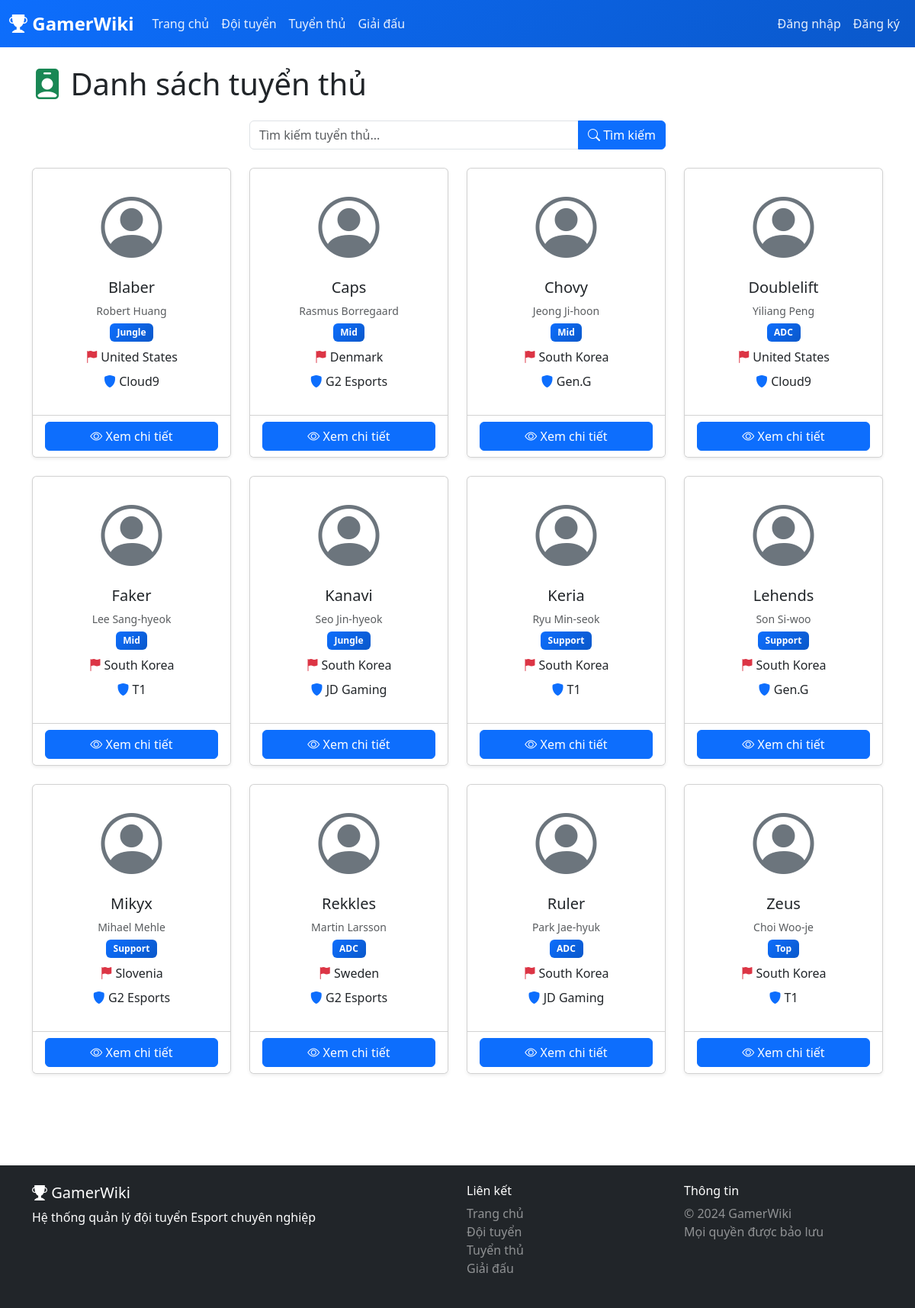
/pages/tuyen_thu.php, run on the app's committed database.
### tables this page shows
CREATE TABLE tuyen_thu (
    id INT AUTO_INCREMENT PRIMARY KEY,
    ten_that VARCHAR(100) NOT NULL,
    nickname VARCHAR(50) NOT NULL,
    anh_dai_dien VARCHAR(255),
    vai_tro VARCHAR(50),
    quoc_tich VARCHAR(50),
    ngay_sinh DATE,
    id_doi_tuyen INT,
    mo_ta TEXT,
    ngay_tao DATETIME DEFAULT CURRENT_TIMESTAMP,
    ngay_cap_nhat DATETIME DEFAULT CURRENT_TIMESTAMP ON UPDATE CURRENT_TIMESTAMP,
    FOREIGN KEY (id_doi_tuyen) REFERENCES doi_tuyen(id) ON DELETE SET NULL,
    INDEX idx_nickname (nickname),
    INDEX idx_doi_tuyen (id_doi_tuyen)
);

CREATE TABLE doi_tuyen (
    id INT AUTO_INCREMENT PRIMARY KEY,
    ten_doi VARCHAR(100) NOT NULL,
    logo VARCHAR(255),
    quoc_gia VARCHAR(50),
    nam_thanh_lap YEAR,
    thanh_tich TEXT,
    mo_ta TEXT,
    ngay_tao DATETIME DEFAULT CURRENT_TIMESTAMP,
    ngay_cap_nhat DATETIME DEFAULT CURRENT_TIMESTAMP ON UPDATE CURRENT_TIMESTAMP,
    INDEX idx_ten_doi (ten_doi),
    INDEX idx_quoc_gia (quoc_gia)
);

### includes/functions.php (called while the page is built, shortened)
<?php
function escape_html($string) {
    return htmlspecialchars($string, ENT_QUOTES, 'UTF-8');
}
?>

### config/config.php (called while the page is built, shortened)
<?php
function url($path = '') {
    $path = ltrim($path, '/');
    return BASE_PATH === '' ? '/' . $path : BASE_PATH . '/' . $path;
}
?>

### pages/tuyen_thu.php (the view, shortened to what this page needs)
<?php
require_once __DIR__ . '/../includes/header.php';
$ban_ghi_moi_trang = 12;
$trang_hien_tai = isset($_GET['page']) ? (int)$_GET['page'] : 1;
$offset = ($trang_hien_tai - 1) * $ban_ghi_moi_trang;
$search = isset($_GET['search']) ? sanitize_input($_GET['search']) : '';
try {
    if ($search) {
        $stmt = $conn->prepare("SELECT COUNT(*) as total FROM tuyen_thu WHERE nickname LIKE ? OR ten_that LIKE ? OR vai_tro LIKE ?");
        $stmt->execute(["%$search%", "%$search%", "%$search%"]);
    } else {
        $stmt = $conn->query("SELECT COUNT(*) as total FROM tuyen_thu");
    }
    if ($search) {
        $stmt = $conn->prepare("
            SELECT tt.*, dt.ten_doi
            FROM tuyen_thu tt
            LEFT JOIN doi_tuyen dt ON tt.id_doi_tuyen = dt.id
            WHERE tt.nickname LIKE ? OR tt.ten_that LIKE ? OR tt.vai_tro LIKE ?
            ORDER BY tt.nickname ASC
            LIMIT ? OFFSET ?
        ");
        $stmt->bindValue(1, "%$search%", PDO::PARAM_STR);
        $stmt->bindValue(2, "%$search%", PDO::PARAM_STR);
        $stmt->bindValue(3, "%$search%", PDO::PARAM_STR);
        $stmt->bindValue(4, $ban_ghi_moi_trang, PDO::PARAM_INT);
        $stmt->bindValue(5, $offset, PDO::PARAM_INT);
        $stmt->execute();
    } else {
        $stmt = $conn->prepare("
            SELECT tt.*, dt.ten_doi
            FROM tuyen_thu tt
            LEFT JOIN doi_tuyen dt ON tt.id_doi_tuyen = dt.id
            ORDER BY tt.nickname ASC
            LIMIT ? OFFSET ?
        ");
        $stmt->bindValue(1, $ban_ghi_moi_trang, PDO::PARAM_INT);
        $stmt->bindValue(2, $offset, PDO::PARAM_INT);
        $stmt->execute();
    }
    $tuyen_thu_list = $stmt->fetchAll();
} catch (PDOException $e) {
    $error = 'Lỗi khi tải dữ liệu.';
}
?>
<?php include __DIR__ . '/../includes/navbar.php'; ?>
<div class="container mt-4 mb-5">
    <h1 class="mb-4"><i class="bi bi-person-badge-fill text-success"></i> Danh sách tuyển thủ</h1>
    <div class="row mb-4">
        <div class="col-md-6 mx-auto">
            <form method="GET" action="" class="input-group">
                <input type="text" class="form-control" name="search" placeholder="Tìm kiếm tuyển thủ..."
                       value="<?php echo escape_html($search); ?>">
                <button class="btn btn-primary" type="submit">
                    <i class="bi bi-search"></i> Tìm kiếm
                </button>
            </form>
        </div>
    </div>
    <div class="row">
        <?php if (count($tuyen_thu_list) > 0): ?>
            <?php foreach ($tuyen_thu_list as $tuyen_thu): ?>
            <div class="col-md-3 mb-4">
                <div class="card shadow-sm h-100 text-center">
                    <div class="card-body">
                        <i class="bi bi-person-circle text-secondary" style="font-size: 5rem;"></i>
                        <h5 class="card-title mt-2"><?php echo escape_html($tuyen_thu['nickname']); ?></h5>
                        <p class="text-muted small mb-1"><?php echo escape_html($tuyen_thu['ten_that']); ?></p>
                        <p class="mb-2">
                            <span class="badge bg-primary"><?php echo escape_html($tuyen_thu['vai_tro']); ?></span>
                        </p>
                        <p class="mb-2">
                            <i class="bi bi-flag-fill text-danger"></i>
                            <?php echo escape_html($tuyen_thu['quoc_tich']); ?>
                        </p>
                        <p class="mb-3">
                            <i class="bi bi-shield-fill text-primary"></i>
                            <?php echo escape_html($tuyen_thu['ten_doi'] ?? 'Free Agent'); ?>
                        </p>
                    </div>
                    <div class="card-footer bg-white">
                        <a href="<?php echo url('pages/chi_tiet_tt.php?id=' . $tuyen_thu['id']); ?>" class="btn btn-primary w-100">
                            <i class="bi bi-eye"></i> Xem chi tiết
                        </a>
                    </div>
                </div>
            </div>
            <?php endforeach; ?>
        <?php endif; ?>
    </div>
</div>
<?php include __DIR__ . '/../includes/footer.php'; ?>

### assets/css/style.css (style rules this page uses)
:root { --primary-color: #0d6efd; --secondary-color: #6c757d; --success-color: #198754; --danger-color: #dc3545; --warning-color: #ffc107; --info-color: #0dcaf0; --dark-color: #212529; --light-color: #f8f9fa; }
body { font-family: 'Segoe UI', Tahoma, Geneva, Verdana, sans-serif; min-height: 100vh; display: flex; flex-direction: column; }
.card { transition: transform 0.2s, box-shadow 0.2s; }
.btn { transition: all 0.3s; }
.badge { padding: 0.5em 0.8em; }
.bg-primary { background: linear-gradient(135deg, #0d6efd 0%, #0a58ca 100%) !important; }

### data on the page
tuyen_thu: nickname "Blaber", ten_that "Robert Huang", vai_tro "Jungle", quoc_tich "United States", id_doi_tuyen.ten_doi "Cloud9"
tuyen_thu: nickname "Caps", ten_that "Rasmus Borregaard", vai_tro "Mid", quoc_tich "Denmark", id_doi_tuyen.ten_doi "G2 Esports"
tuyen_thu: nickname "Chovy", ten_that "Jeong Ji-hoon", vai_tro "Mid", quoc_tich "South Korea", id_doi_tuyen.ten_doi "Gen.G"
tuyen_thu: nickname "Doublelift", ten_that "Yiliang Peng", vai_tro "ADC", quoc_tich "United States", id_doi_tuyen.ten_doi "Cloud9"
tuyen_thu: nickname "Faker", ten_that "Lee Sang-hyeok", vai_tro "Mid", quoc_tich "South Korea", id_doi_tuyen.ten_doi "T1"
tuyen_thu: nickname "Kanavi", ten_that "Seo Jin-hyeok", vai_tro "Jungle", quoc_tich "South Korea", id_doi_tuyen.ten_doi "JD Gaming"
tuyen_thu: nickname "Keria", ten_that "Ryu Min-seok", vai_tro "Support", quoc_tich "South Korea", id_doi_tuyen.ten_doi "T1"
tuyen_thu: nickname "Lehends", ten_that "Son Si-woo", vai_tro "Support", quoc_tich "South Korea", id_doi_tuyen.ten_doi "Gen.G"
tuyen_thu: nickname "Mikyx", ten_that "Mihael Mehle", vai_tro "Support", quoc_tich "Slovenia", id_doi_tuyen.ten_doi "G2 Esports"
tuyen_thu: nickname "Rekkles", ten_that "Martin Larsson", vai_tro "ADC", quoc_tich "Sweden", id_doi_tuyen.ten_doi "G2 Esports"
tuyen_thu: nickname "Ruler", ten_that "Park Jae-hyuk", vai_tro "ADC", quoc_tich "South Korea", id_doi_tuyen.ten_doi "JD Gaming"
tuyen_thu: nickname "Zeus", ten_that "Choi Woo-je", vai_tro "Top", quoc_tich "South Korea", id_doi_tuyen.ten_doi "T1"
